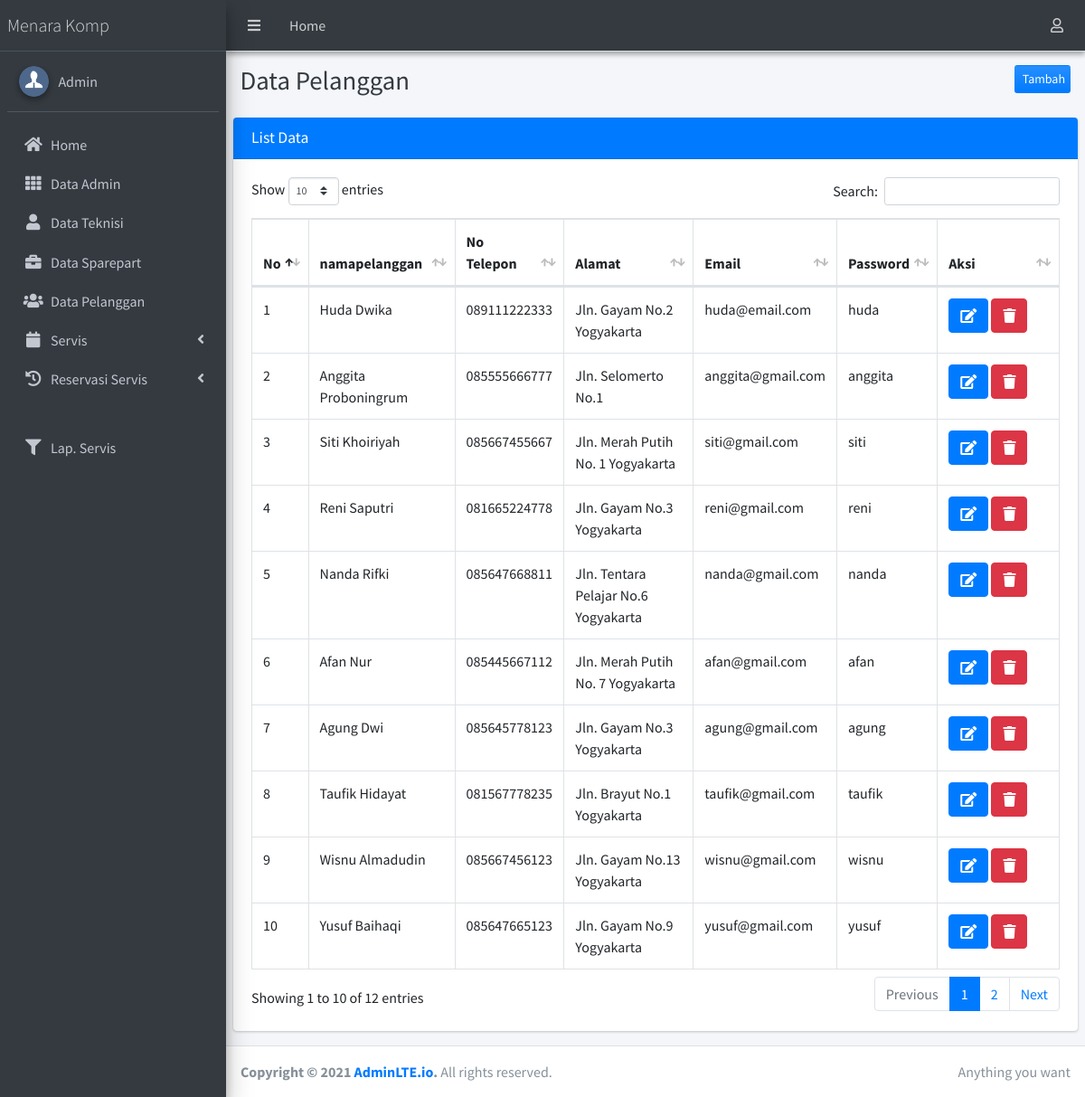
Page /admin/index.php?hal=pelanggan (signed in) on the committed database.
### tables this page shows
CREATE TABLE `tb_pelanggan` (
  `idpelanggan` int(11) NOT NULL,
  `namapelanggan` varchar(100) DEFAULT NULL,
  `alamat` text DEFAULT NULL,
  `nohp` varchar(15) DEFAULT NULL,
  `email` varchar(50) DEFAULT NULL,
  `password` varchar(50) DEFAULT NULL
);

### admin/pelanggan.php (the view, shortened to what this page needs)
<div class="content-header">
  <div class="container-fluid">
    <div class="row mb-2">
      <div class="col-sm-6">
        <h1 class="m-0 text-dark">Data Pelanggan</h1>
      </div>
      <div class="col-sm-5">
      </div>
      <div class="col-sm-1">
        <a href="?hal=pelanggan_olah" style="float: right;" class="btn btn-block bg-gradient-primary btn-sm">Tambah</a>
      </div>
    </div>
  </div>
</div>
<section class="content">
  <div class="row">
    <div class="col-12">
      <div class="card card-primary">
        <div class="card-header">
          <h3 class="card-title primary">List Data</h3>
        </div>
        <div class="card-body">
          <table id="example2" class="table table-bordered table-hover">
            <thead>
              <tr>
                <th>No</th>
                <th>namapelanggan</th>
                <th>No Telepon</th>
                <th>Alamat</th>
                <th>Email</th>
                <th>Password</th>
                <th>Aksi</th>
              </tr>
            </thead>
            <tbody>
              <?php
              $query="SELECT * from tb_pelanggan";
              $result=$mysqli->query($query);
              $num_result=$result->num_rows;
              if ($num_result > 0 ) {
                $no=0;
                while ($data=mysqli_fetch_assoc($result)) {
                  extract($data);
                  ?>
                  <tr>
                    <td width="5%"><?php echo $no+=1; ?></td>
                    <td><?php echo $namapelanggan; ?></td>
                    <td><?php echo $nohp; ?></td>
                    <td><?php echo $alamat; ?></td>
                    <td><?php echo $email; ?></td>
                    <td><?php echo $password; ?></td>
                  <td width="15%">
                    <a href="?hal=pelanggan_olah&id=<?=$idpelanggan; ?>"
                      class="btn btn-icon btn-primary" title="Edit Data"><i class="fa fa-edit"></i> </a>
                      <a class="btn btn-danger" title="Hapus Data" href="pelanggan_proses.php?hapus=<?=$idpelanggan;?>"
                        onclick="return confirm('Apakah anda yakin akan menghapus data ini?')"> <i class="fa fa-trash"></i></a>
                      </td>
                    </tr>
                  <?php }} ?>
                </table>
              </div>
            </div>
          </div>
        </div>
      </section>

### rows in the picture
tb_pelanggan: no "1", namapelanggan "Huda Dwika", nohp "089111222333", alamat "Jln. Gayam No.2 Yogyakarta", email "huda@email.com", password "huda"
tb_pelanggan: no "2", namapelanggan "Anggita Proboningrum", nohp "085555666777", alamat "Jln. Selomerto No.1", email "anggita@gmail.com", password "anggita"
tb_pelanggan: no "3", namapelanggan "Siti Khoiriyah", nohp "085667455667", alamat "Jln. Merah Putih No. 1 Yogyakarta", email "siti@gmail.com", password "siti"
tb_pelanggan: no "4", namapelanggan "Reni Saputri", nohp "081665224778", alamat "Jln. Gayam No.3 Yogyakarta", email "reni@gmail.com", password "reni"
tb_pelanggan: no "5", namapelanggan "Nanda Rifki", nohp "085647668811", alamat "Jln. Tentara Pelajar No.6 Yogyakarta", email "nanda@gmail.com", password "nanda"
tb_pelanggan: no "6", namapelanggan "Afan Nur", nohp "085445667112", alamat "Jln. Merah Putih No. 7 Yogyakarta", email "afan@gmail.com", password "afan"
tb_pelanggan: no "7", namapelanggan "Agung Dwi", nohp "085645778123", alamat "Jln. Gayam No.3 Yogyakarta", email "agung@gmail.com", password "agung"
tb_pelanggan: no "8", namapelanggan "Taufik Hidayat", nohp "081567778235", alamat "Jln. Brayut No.1 Yogyakarta", email "taufik@gmail.com", password "taufik"
tb_pelanggan: no "9", namapelanggan "Wisnu Almadudin", nohp "085667456123", alamat "Jln. Gayam No.13 Yogyakarta", email "wisnu@gmail.com", password "wisnu"
tb_pelanggan: no "10", namapelanggan "Yusuf Baihaqi", nohp "085647665123", alamat "Jln. Gayam No.9 Yogyakarta", email "yusuf@gmail.com", password "yusuf"
